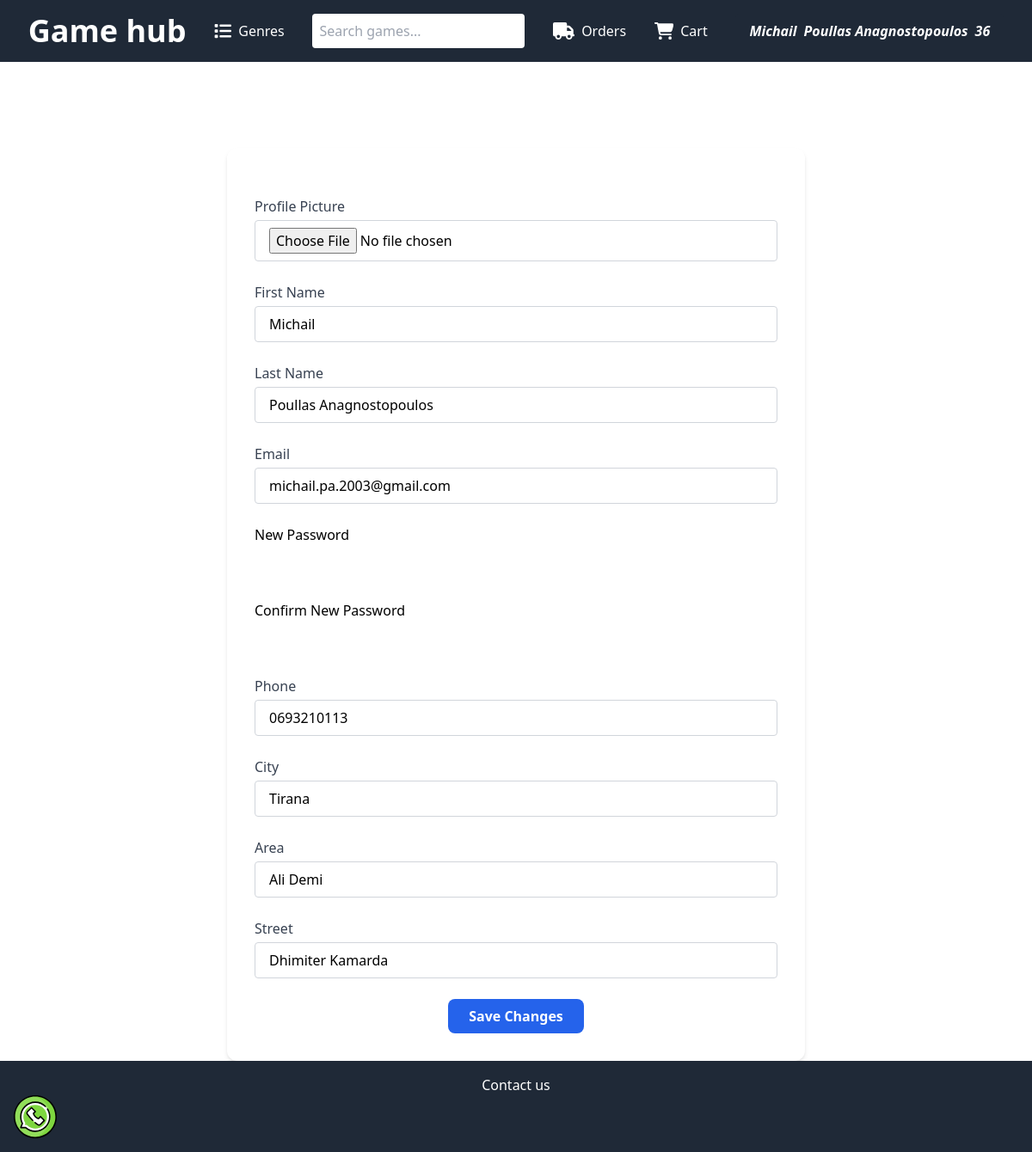
Page /accaunt/ (signed in) on the committed database.
### users_auth_app/models.py (models this page shows, shortened)
class CustomUser(AbstractUser):
    email = models.EmailField(max_length=255, unique=True)
    phone_number = models.CharField(max_length=15, blank=True)
    city = models.CharField(max_length=100, blank=True)
    area = models.CharField(max_length=100, blank=True)
    street = models.CharField(max_length=100, blank=True)
    profile_picture = models.ImageField(upload_to='profile_pics/', blank=True)
    games_ordered = models.PositiveIntegerField(default=0)
    USERNAME_FIELD = 'email'
    REQUIRED_FIELDS = ['username']

### users_auth_app/views.py (the view, shortened to what this page needs)
# urls.py: path('accaunt/', auth_views.more_details, name='accaunt'),
def more_details(request):
    if request.method == 'GET':
        return render(request, 'accaunt.html', {'user': request.user})

### users_auth_app/templates/accaunt.html (shortened to what this page needs)
{% extends 'base.html' %}
{% block content %}
<div class="max-w-2xl mx-auto mt-10">
    <h2 class="text-3xl font-bold mb-6 text-white text-center">Account Settings</h2>
    <form method="post" enctype="multipart/form-data" action="{% url 'accaunt' %}" class="bg-white p-8 rounded-xl shadow-md space-y-6">
        <div>
            <label class="block text-gray-700 font-medium mb-1">Profile Picture</label>
            <input type="file" name="profile_picture" class="w-full rounded border border-gray-300 px-4 py-2 focus:outline-none focus:ring-2 focus:ring-blue-500">
        </div>
        <div>
            <label class="block text-gray-700 font-medium mb-1">First Name</label>
            <input type="text" name="name" value="{{ user.first_name }}" class="w-full rounded border border-gray-300 px-4 py-2 focus:outline-none focus:ring-2 focus:ring-blue-500">
        </div>
        <div>
            <label class="block text-gray-700 font-medium mb-1">Last Name</label>
            <input type="text" name="last_name" value="{{ user.last_name }}" class="w-full rounded border border-gray-300 px-4 py-2 focus:outline-none focus:ring-2 focus:ring-blue-500">
        </div>
        <div>
            <label class="block text-gray-700 font-medium mb-1">Email</label>
            <input type="email" name="email" value="{{ user.email }}" class="w-full rounded border border-gray-300 px-4 py-2 focus:outline-none focus:ring-2 focus:ring-blue-500">
        </div>
        <div class="mb-4">
            <label class="block text-black">New Password</label>
            <input type="password" name="new_password" class="w-full rounded px-4 py-2 text-black">
        </div>
        <div class="mb-4">
            <label class="block text-black">Confirm New Password</label>
            <input type="password" name="confirm_new_password" class="w-full rounded px-4 py-2 text-black">
        </div>
        <div>
            <label class="block text-gray-700 font-medium mb-1">Phone</label>
            <input type="tel" name="phone_number" value="{{ user.phone_number }}" class="w-full rounded border border-gray-300 px-4 py-2 focus:outline-none focus:ring-2 focus:ring-blue-500">
        </div>
        <div>
            <label class="block text-gray-700 font-medium mb-1">City</label>
            <input type="text" name="city" value="{{ user.city }}" class="w-full rounded border border-gray-300 px-4 py-2 focus:outline-none focus:ring-2 focus:ring-blue-500">
        </div>
        <div>
            <label class="block text-gray-700 font-medium mb-1">Area</label>
            <input type="text" name="area" value="{{ user.area }}" class="w-full rounded border border-gray-300 px-4 py-2 focus:outline-none focus:ring-2 focus:ring-blue-500">
        </div>
        <div>
            <label class="block text-gray-700 font-medium mb-1">Street</label>
            <input type="text" name="street" value="{{ user.street }}" class="w-full rounded border border-gray-300 px-4 py-2 focus:outline-none focus:ring-2 focus:ring-blue-500">
        </div>
        <div class="text-center">
            <button type="submit" class="bg-blue-600 hover:bg-blue-700 text-white font-semibold px-6 py-2 rounded-lg transition duration-300">
                Save Changes
            </button>
        </div>
    </form>
</div>
{% endblock content %}

### game/templates/base.html (shortened to what this page needs)
<!DOCTYPE html>
<html lang="en">
<head>
  <script src="https://cdn.tailwindcss.com"></script>
</head>
<body>
  <nav class="bg-gray-800 text-white">
    <ul class="flex p-4 justify-evenly gap-4 items-center">
      <li><a href="{% url 'home' %}">
          <h1 class="text-4xl font-bold">Game hub</h1>
        </a></li>
      <li class="relative group">
        <a href="#" class="flex items-center gap-2">
          Genres
        </a>
      </li>
      <li>
        <form action="{% url 'home' %}" method="get" class="flex items-center justify-center">
          <input type="text" name="search" placeholder="Search games..." class="p-2 rounded text-black">
        </form>
      </li>
      <li><a href="{% url 'view_orders' %}" class="flex items-center gap-2"> Orders</a>
      </li>
     <li class="relative">
  <a href="{% url 'view_cart' %}" class="flex items-center gap-2 relative">
    Cart
  </a>
</li>
          {% if user.is_authenticated %}
           <div class="relative group inline-block text-white">
  <div class="italic font-bold px-4 py-2 bg-gray-800 rounded-t cursor-pointer flex gap-2">
    <h4>{{ user.first_name }}</h4>
    <h4>{{ user.last_name }}</h4>
    <h4>{{user.games_ordered}}</h4>
  </div>
</div>
        {% else %}
      <div class="flex gap-4">
          <li><a href="{%url 'register'%}" class="flex items-center gap-2">Register</a></li>
          /
          <li><a href="{%url 'login'%}" class="flex items-center gap-2">Login</a></li>
    </div>
      {% endif %}
    </ul>
  </nav>
  {% block content %}{% endblock content%}
  <footer class="bg-gray-800 text-white p-4 text-center">
    <div>
      <h2>Contact us</h2>
      <div><a href="https://wa.me/+355693210113?text=Hello%2C%20I%20visited%20your%20site%20and%20want%20more%20info" target="_blank">
      </a></div>
    </div>
</body>
</html>

### game/templates/base.html (style rules this page uses)
.relative { position: relative; }

### rows in the picture
CustomUser: first_name "Michail", last_name "Poullas Anagnostopoulos", games_ordered "36", name "Michail", email "michail.pa.2003@gmail.com", phone_number "0693210113", city "Tirana", area "Ali Demi", street "Dhimiter Kamarda"
